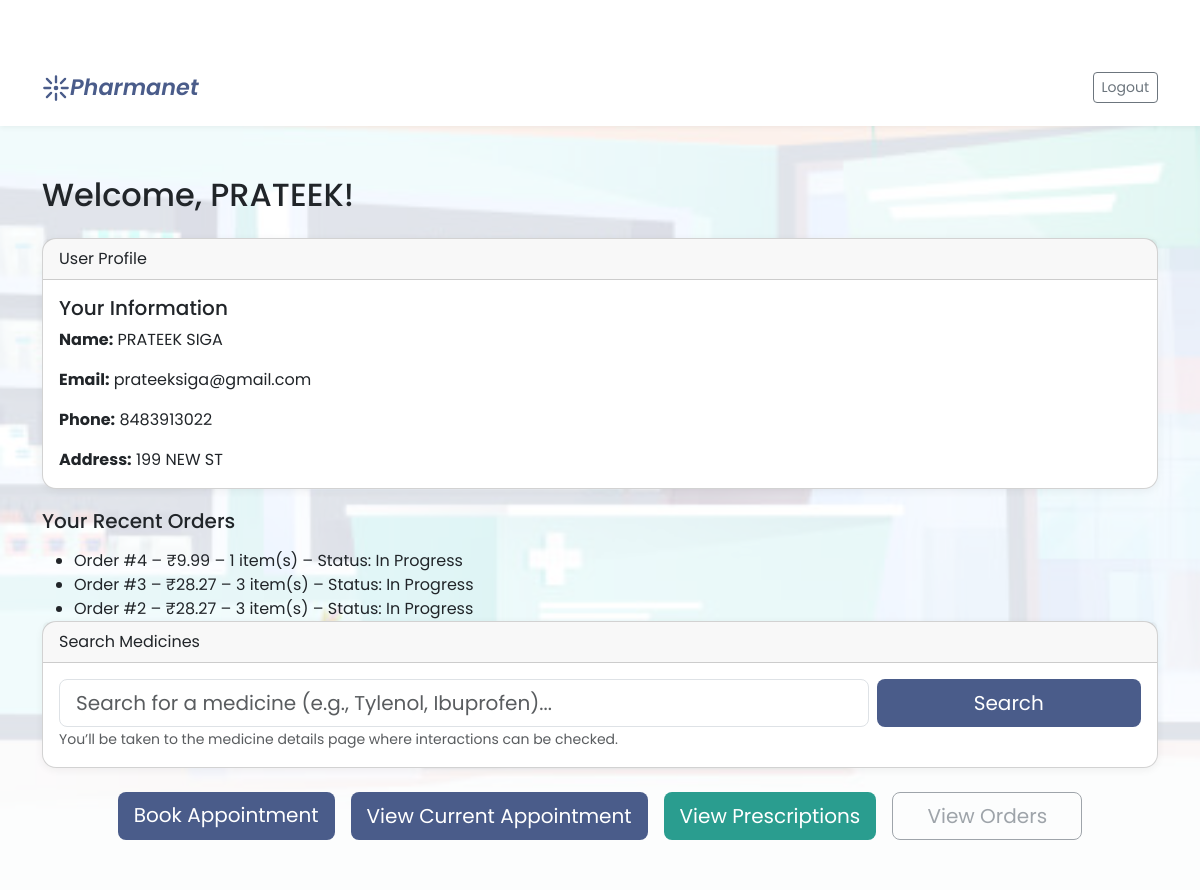
/dashboard (signed in), run on the app's committed database.
### tables this page shows
CREATE TABLE Orders (
    id INTEGER PRIMARY KEY AUTOINCREMENT,
    user_id INTEGER NOT NULL,
    created_at TEXT DEFAULT CURRENT_TIMESTAMP,
    status TEXT DEFAULT 'Pending',
    delivery_method TEXT,
    total_amount REAL DEFAULT 0, delivery_address TEXT, delivery_type TEXT DEFAULT 'pickup',
    FOREIGN KEY (user_id) REFERENCES User(id)
);

### backend/app.py (the view)
@app.route('/dashboard')
def dashboard():
    if 'user_id' not in session:
        return redirect(url_for('login'))
    appointments = query_db(
        """
        SELECT A.id,
               D.Name AS doctor_name,
               D.Speciality,
               A.description,
               A.status,
               A.created_at
        FROM Appointments AS A
        JOIN Doctor AS D ON A.doctor_id = D.id
        WHERE A.user_id = ?
        ORDER BY A.created_at DESC
        """,
        (session['user_id'],)
    )
    recent_orders = query_db(
        """
        SELECT
            O.id,
            O.total_amount,
            O.delivery_type,
            O.status,
            O.created_at,
            COALESCE(SUM(OI.quantity), 0) AS total_items
        FROM Orders O
        LEFT JOIN OrderItems OI ON O.id = OI.order_id
        WHERE O.user_id = ?
        GROUP BY O.id
        ORDER BY O.created_at DESC
        LIMIT 3
        """,
        (session["user_id"],)
    )
    return render_template(
        'dashboard.html',
        first_name=session['user_first_name'],
        last_name=session['user_last_name'],
        email=session['user_email'],
        phone=session['user_phone'],
        address=session['user_address'],
        appointments=appointments,
        recent_orders=recent_orders
    )

### backend/app.py (called while the page is built)
def query_db(query, args=(), one=False):
    conn = sqlite3.connect(DB_PATH)
    cur = conn.cursor()
    cur.execute(query, args)
    conn.commit()
    rows = cur.fetchall()
    conn.close()
    return (rows[0] if rows else None) if one else rows

### templates/dashboard.html (shortened to what this page needs)
<!DOCTYPE html>
<html lang="en">
<head>
  <link href="https://cdn.jsdelivr.net/npm/bootstrap@5.3.0/dist/css/bootstrap.min.css" rel="stylesheet">
</head>
<body>
<section class="parallax">
  <div class="overlay">
    <header class="navbar navbar-light">
      <div class="container d-flex justify-content-between align-items-center py-2 position-relative">
        <a href="/dashboard" class="navbar-brand">
          <svg xmlns="http://www.w3.org/2000/svg" width="28" height="28" fill="#4a5c8a" viewBox="0 0 24 24">
            <circle cx="12" cy="12" r="2"/>
            <path d="M12 2v5M12 17v5M4.22 4.22l3.54 3.54M16.24 16.24l3.54 3.54M2 12h5M17 12h5M4.22 19.78l3.54-3.54M16.24 7.76l3.54-3.54"
                  stroke="#4a5c8a" stroke-width="2" stroke-linecap="round"/>
          </svg>
          <span>Pharmanet</span>
        </a>
        <div class="d-flex align-items-center gap-2">
          <a href="{{ url_for('logout') }}" class="btn btn-outline-secondary btn-sm">
            Logout
          </a>
        </div>
      </div>
    </header>
    <div class="container">
      <h2 class="mb-4">Welcome, {{ first_name }}!</h2>
      <div class="card">
        <div class="card-header">
          User Profile
        </div>
        <div class="card-body">
          <h5 class="card-title">Your Information</h5>
          <p class="card-text"><strong>Name:</strong> {{ first_name }} {{ last_name }}</p>
          <p class="card-text"><strong>Email:</strong> {{ email }}</p>
          <p class="card-text"><strong>Phone:</strong> {{ phone }}</p>
          <p class="card-text"><strong>Address:</strong> {{ address }}</p>
        </div>
      </div>
     <div class="card-body">
  <h5 class="card-title mb-3">Your Recent Orders</h5>
  {% if recent_orders %}
    <ul class="mb-0">
      {% for o in recent_orders %}
        <li>
          Order #{{ o[0] }}
          – ₹{{ "%.2f"|format(o[1]) }}
          – {{ o[5] }} item(s)
          – Status: {{ o[3] or 'In Progress' }}
        </li>
      {% endfor %}
    </ul>
  {% else %}
    <p class="text-muted mb-0">You have no orders yet.</p>
  {% endif %}
</div>
      <div class="card">
        <div class="card-header">
          Search Medicines
        </div>
        <div class="card-body">
          <form
            id="medicineSearchForm"
            class="row g-2"
            onsubmit="event.preventDefault(); searchMedicineFromDashboard();">
            <div class="col-md-9">
              <input
                type="text"
                id="medicineSearchInput"
                class="form-control form-control-lg"
                placeholder="Search for a medicine (e.g., Tylenol, Ibuprofen)..."
                autocomplete="off">
            </div>
            <div class="col-md-3 d-grid">
              <button type="submit" class="btn btn-primary btn-lg">
                Search
              </button>
            </div>
          </form>
          <small class="text-muted">
            You’ll be taken to the medicine details page where interactions can be checked.
          </small>
        </div>
      </div>
      <div class="mt-4 service-buttons d-flex flex-column flex-md-row gap-3 justify-content-center">
        <a href="{{ url_for('book_appointment') }}" class="btn btn-primary btn-lg">
          Book Appointment
        </a>
        <button
          type="button"
          class="btn btn-primary btn-lg"
          data-bs-toggle="modal"
          data-bs-target="#appointmentsModal">
          View Current Appointment
        </button>
        <button
          type="button"
          class="btn btn-success btn-lg"
          data-bs-toggle="modal"
          data-bs-target="#appointmentsModal">
          View Prescriptions
        </button>
        <button class="btn btn-outline-secondary btn-lg" disabled>
          View Orders
        </button>
      </div>
    </div>
  </div>
</section>
</body>
</html>

### data on the page
Orders: id "4", total_amount "9.99", user "1", status "In Progress"
Orders: id "3", total_amount "28.27", status "In Progress"
Orders: id "2", total_amount "28.27", o "3", status "In Progress"

### other printed values
{{ first_name }} "PRATEEK"
{{ last_name }} "SIGA"
{{ email }} "prateeksiga@gmail.com"
{{ phone }} "8483913022"
{{ address }} "199 NEW ST"
